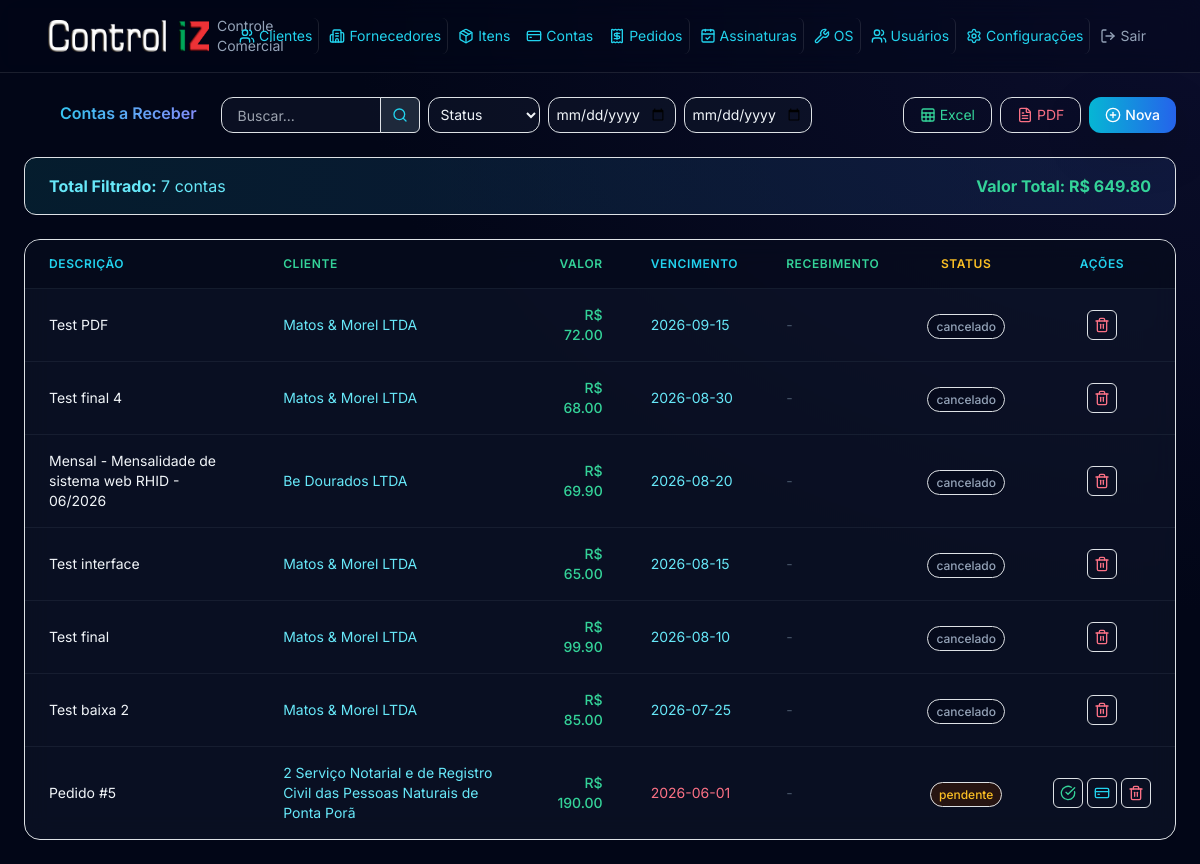
The app's page /contas/receber, older data.
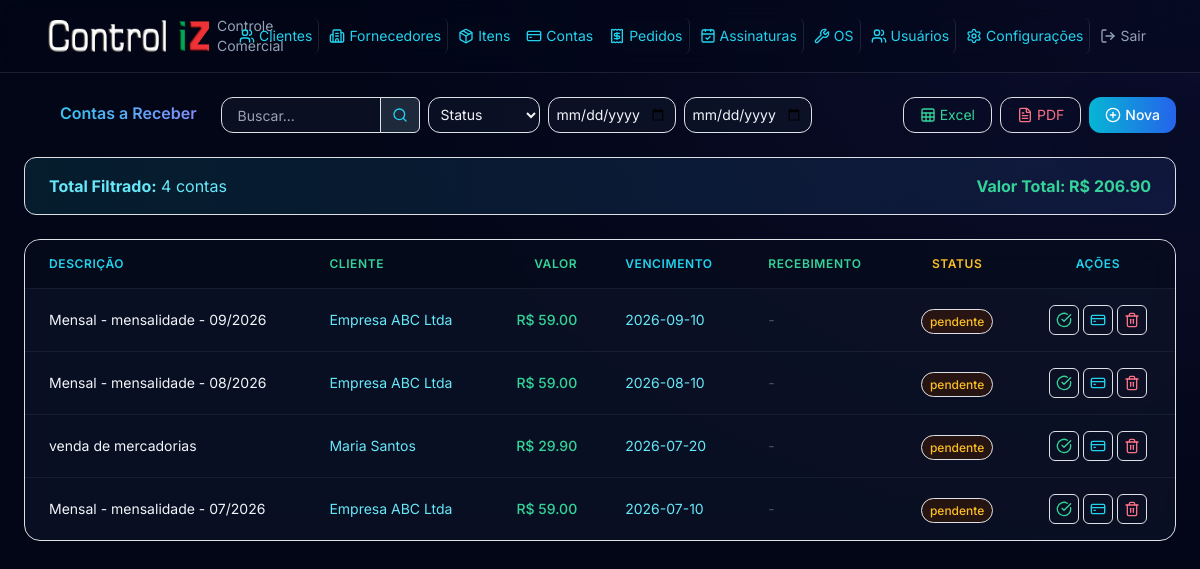
The same page, newer data.
### models.py (models this page shows)
class ContaReceber(Base):
    __tablename__ = "contas_receber"
    id = Column(Integer, primary_key=True, index=True)
    cliente_id = Column(Integer, ForeignKey("clientes.id"), nullable=True)
    descricao = Column(String(300), nullable=False)
    valor = Column(Float, nullable=False)
    data_vencimento = Column(Date, nullable=False)
    data_recebimento = Column(Date, nullable=True)
    status = Column(Enum(StatusConta), default=StatusConta.PENDENTE)
    forma_pagamento = Column(String(100), nullable=True)
    observacao = Column(Text, nullable=True)
    nosso_numero = Column(String(30), nullable=True, unique=True)
    boleto_emitido = Column(Boolean, default=False)
    boleto_url = Column(String(500), nullable=True)
    boleto_txid = Column(String(50), nullable=True)
    numero_documento = Column(String(30), nullable=True)
    api_nosso_numero = Column(String(30), nullable=True)
    data_emissao = Column(Date, nullable=True)
    motivo_baixa = Column(String(100), nullable=True)
    created_at = Column(DateTime, default=datetime.now)
    updated_at = Column(DateTime, default=datetime.now, onupdate=datetime.now)
    cliente = relationship("Cliente", back_populates="contas_receber")

class Cliente(Base):
    __tablename__ = "clientes"
    id = Column(Integer, primary_key=True, index=True)
    codigo = Column(String(50), nullable=True)
    bling_id = Column(BigInteger, nullable=True, unique=True)
    bling_updated_at = Column(DateTime, nullable=True)
    bling_pending_sync = Column(Boolean, default=False)
    nome = Column(String(200), nullable=False)
    cpf_cnpj = Column(String(20), nullable=True)
    tipo_pessoa = Column(String(10), nullable=True)
    email = Column(String(200), nullable=True)
    telefone = Column(String(20), nullable=True)
    celular = Column(String(20), nullable=True)
    endereco = Column(String(300), nullable=True)
    bairro = Column(String(100), nullable=True)
    cidade = Column(String(100), nullable=True)
    estado = Column(String(2), nullable=True)
    cep = Column(String(10), nullable=True)
    contato = Column(String(200), nullable=True)
    fantasia = Column(String(200), nullable=True)
    inscricao_estadual = Column(String(20), nullable=True)
    inscricao_municipal = Column(String(20), nullable=True)
    situacao = Column(String(1), default="A")
    observacao = Column(Text, nullable=True)
    created_at = Column(DateTime, default=datetime.now)
    updated_at = Column(DateTime, default=datetime.now, onupdate=datetime.now)
    contas_receber = relationship("ContaReceber", back_populates="cliente")
    assinaturas = relationship("Assinatura", back_populates="cliente")
    ordens_servico = relationship("OrdemServico", back_populates="cliente")

### routers/contas.py (the view)
@router.get("/receber")
def listar_contas_receber(
    request: Request, db: Session = Depends(get_db),
    status_filtro: str = Query(""), busca: str = Query(""),
    data_inicio: str = Query(""), data_fim: str = Query("")
):
    query = db.query(ContaReceber).join(Cliente, isouter=True)
    if status_filtro:
        query = query.filter(ContaReceber.status == status_filtro)
    if busca:
        query = query.filter(
            ContaReceber.descricao.ilike(f"%{busca}%") |
            Cliente.nome.ilike(f"%{busca}%")
        )
    if data_inicio:
        query = query.filter(ContaReceber.data_vencimento >= date.fromisoformat(data_inicio))
    if data_fim:
        query = query.filter(ContaReceber.data_vencimento <= date.fromisoformat(data_fim))
    contas = query.order_by(ContaReceber.data_vencimento.desc()).all()
    total_valor = sum(c.valor for c in contas)
    clientes = db.query(Cliente).order_by(Cliente.nome).all()
    clientes_json = [{"id": c.id, "nome": c.nome, "fantasia": c.fantasia or '', "cpf_cnpj": c.cpf_cnpj} for c in clientes]
    messages = get_messages(request)
    return request.app.state.templates.TemplateResponse(
        "contas/receber_listar.html",
        {"request": request, "contas": contas, "clientes": clientes,
         "status_filtro": status_filtro, "busca": busca, "StatusConta": StatusConta,
         "messages": messages, "data_inicio": data_inicio, "data_fim": data_fim,
         "total_valor": total_valor, "clientes_json": clientes_json}
    )

### templates/contas/receber_listar.html (shortened to what this page needs)
{% extends "base.html" %}
{% block content %}
<div class="flex items-center justify-between w-full mb-6 gap-4">
    <h4 class="text-transparent bg-clip-text bg-gradient-to-r from-cyan-400 to-indigo-400 font-semibold"><i data-lucide="arrow-down-circle" class="w-6 h-6 inline me-2"></i> Contas a Receber</h4>
    <div class="flex items-center gap-2">
        <form class="flex items-center flex-wrap gap-2">
            <div class="flex items-center">
                <input type="text" class="w-28 md:w-40 h-9 text-sm px-3 py-2 bg-slate-900/60 border border-slate-800/80 rounded-l-xl text-slate-100 focus:border-cyan-500/50" name="busca" placeholder="Buscar..." value="{{ busca }}">
                <button class="flex items-center justify-center h-9 w-10 bg-slate-800 border border-white/10 rounded-r-md -ml-px text-cyan-400 transition" type="submit"><i data-lucide="search" class="w-4 h-4"></i></button>
            </div>
            <select class="w-28 h-9 text-sm px-2 py-1 bg-slate-900/60 border border-slate-800/80 rounded-xl text-slate-100 focus:border-cyan-500/50" name="status_filtro" onchange="this.form.submit()">
                <option value="">Status</option>
            </select>
            <input type="date" class="h-9 text-sm px-2 py-1 bg-slate-900/60 border border-slate-800/80 rounded-xl text-slate-100 focus:border-cyan-500/50 w-28 md:w-32" name="data_inicio" value="{{ data_inicio }}" onchange="this.form.submit()">
            <input type="date" class="h-9 text-sm px-2 py-1 bg-slate-900/60 border border-slate-800/80 rounded-xl text-slate-100 focus:border-cyan-500/50 w-28 md:w-32" name="data_fim" value="{{ data_fim }}" onchange="this.form.submit()">
        </form>
    </div>
    <div class="flex items-center gap-2 flex-shrink-0 ml-auto">
        <button class="flex items-center h-9 px-3 text-sm text-emerald-400 border border-emerald-800/50 rounded-xl hover:bg-emerald-950/30 transition" onclick="exportarExcel()"><i data-lucide="sheet" class="w-4 h-4 me-1"></i> Excel</button>
        <button class="flex items-center h-9 px-3 text-sm text-rose-400 border border-rose-800/50 rounded-xl hover:bg-rose-950/30 transition" onclick="exportarPdf()"><i data-lucide="file-text" class="w-4 h-4 me-1"></i> PDF</button>
        <button class="flex items-center h-9 px-3 text-sm bg-gradient-to-r from-cyan-500 to-blue-600 hover:from-cyan-600 hover:to-blue-700 text-white rounded-xl font-medium transition-all shadow-lg shadow-cyan-500/10" data-bs-toggle="modal" data-bs-target="#modalNova"><i data-lucide="plus-circle" class="w-4 h-4 me-1"></i> Nova</button>
    </div>
</div>
<div class="flex items-center justify-between px-4 py-3 mb-4 bg-gradient-to-r from-cyan-950/50 to-blue-950/50 border border-cyan-800/50 rounded-xl">
    <span class="text-cyan-300"><strong>Total Filtrado:</strong> {{ contas|length }} contas</span>
    <span class="text-emerald-400 font-bold">Valor Total: R$ {{ "%.2f"|format(total_valor) }}</span>
</div>
<div class="overflow-x-auto w-full">
    <div class="bg-slate-900/60 backdrop-blur-md border border-slate-800/80 rounded-2xl shadow-xl overflow-hidden">
        <table class="w-full divide-y divide-slate-800/60" id="tabelaContasReceber">
        <thead class="bg-slate-950/50">
            <tr>
                <th class="px-4 py-3 text-left text-xs font-semibold text-cyan-400 uppercase tracking-wider">Descrição</th>
                <th class="px-4 py-3 text-left text-xs font-semibold text-emerald-400 uppercase tracking-wider">Cliente</th>
                <th class="px-4 py-3 text-right text-xs font-semibold text-emerald-400 uppercase tracking-wider">Valor</th>
                <th class="px-4 py-3 text-left text-xs font-semibold text-cyan-400 uppercase tracking-wider">Vencimento</th>
                <th class="px-4 py-3 text-left text-xs font-semibold text-emerald-400 uppercase tracking-wider">Recebimento</th>
                <th class="px-4 py-3 text-center text-xs font-semibold text-amber-400 uppercase tracking-wider">Status</th>
                <th class="px-4 py-3 text-center text-xs font-semibold text-cyan-400 uppercase tracking-wider">Ações</th>
            </tr>
        </thead>
        <tbody class="divide-y divide-slate-800/60">
            {% for c in contas %}
            <tr class="hover:bg-slate-800/40 transition">
                <td class="px-4 py-3 text-sm text-slate-100">{{ c.descricao }}</td>
                <td class="px-4 py-3 text-sm text-cyan-300">{{ c.cliente.nome if c.cliente else '-' }}</td>
                <td class="px-4 py-3 text-right text-sm text-emerald-400 font-medium">R$ {{ "%.2f"|format(c.valor) }}</td>
                <td class="px-4 py-3 text-sm{% if c.status.value in ['pendente', 'vencido'] and c.data_vencimento < now() %} text-rose-400{% else %} text-cyan-300{% endif %}">{{ c.data_vencimento }}</td>
                <td class="px-4 py-3 text-sm{% if c.data_recebimento %} text-emerald-300{% else %} text-slate-600{% endif %}">{{ c.data_recebimento or '-' }}</td>
                <td class="px-4 py-3 text-center">
                    {% set cor = 'emerald' if c.status.value == 'pago' else 'amber' if c.status.value == 'pendente' else 'rose' if c.status.value == 'vencido' else 'slate' %}
                    <span class="px-2 py-1 text-xs font-medium bg-{{ cor }}-950/50 text-{{ cor }}-400 border border-{{ cor }}-800/50 rounded-full">{{ c.status.value }}</span>
                </td>
                <td class="px-4 py-3 text-center align-middle" style="min-width: 7rem;">
                    <div class="flex items-center justify-center gap-1">
                        {% if c.status.value not in ['pago', 'cancelado', 'baixa_solicitada'] %}
                        <button class="inline-flex p-1.5 text-emerald-400 border border-slate-700 rounded hover:bg-emerald-950/30 transition" title="Receber" onclick="abrirRecebimento({{ c.id }}, '{{ c.descricao|e }}', '{{ c.cliente.nome if c.cliente else '---' }}', {{ c.valor }})"><i data-lucide="check-circle" class="w-4 h-4"></i></button>
                        {% endif %}
                        {% if not c.boleto_emitido %}
                        <button class="inline-flex p-1.5 text-cyan-400 border border-slate-700 rounded hover:bg-cyan-950/30 transition" title="Emitir Boleto" onclick="abrirEmitir({{ c.id }}, {{ c.valor }})"><i data-lucide="credit-card" class="w-4 h-4"></i></button>
                        {% endif %}
                        <button type="button" class="inline-flex p-1.5 text-rose-400 border border-slate-700 rounded hover:bg-rose-950/30 transition" onclick="confirmarExclusao('/contas/receber/{{ c.id }}/excluir')" title="Excluir"><i data-lucide="trash-2" class="w-4 h-4"></i></button>
                    </div>
                </td>
            </tr>
            {% else %}
            <tr><td colspan="7" class="px-4 py-12 text-center text-slate-500">Nenhuma conta cadastrada</td></tr>
            {% endfor %}
        </tbody>
    </table>
    </div>
</div>
{% endblock %}

### templates/base.html (shortened to what this page needs)
<!DOCTYPE html>
<html lang="pt-BR">
<head>
    <script src="https://cdn.tailwindcss.com"></script>
    <link rel="stylesheet" href="https://cdn.jsdelivr.net/npm/bootstrap@5.3.3/dist/css/bootstrap.min.css">
    <link rel="stylesheet" href="https://cdn.jsdelivr.net/npm/bootstrap-icons@1.11.3/font/bootstrap-icons.min.css">
    <link href="/static/css/styles.css?v=3" rel="stylesheet">
</head>
<body class="bg-slate-950 text-slate-100 font-sans antialiased min-h-screen bg-[radial-gradient(ellipse_at_top_right,_var(--tw-gradient-stops))] from-indigo-900/20 via-slate-950 to-slate-950">
<nav class="bg-slate-950/40 backdrop-blur-md border-b border-white/10 px-4 py-3 relative z-50">
    <div class="w-full px-4 md:px-8 max-w-none container-fluid">
        <div class="flex justify-between items-center">
            <a class="flex items-center" href="/">
                <img src="/static/img/controliz-logo-chanfro.png" alt="Control iZ" class="h-8 w-auto me-2">
                <span class="text-slate-400 text-sm">Controle Comercial</span>
            </a>
            <div class="hidden md:flex items-center space-x-1 ml-6">
                <a class="flex items-center px-1.5 py-2 text-cyan-400 hover:bg-white/5 rounded-md transition border-r border-white/10 text-sm" href="/clientes">
                    <i data-lucide="users" class="w-4 h-4 me-1"></i> Clientes
                </a>
                <a class="flex items-center px-1.5 py-2 text-cyan-400 hover:bg-white/5 rounded-md transition border-r border-white/10 text-sm" href="/fornecedores">
                    <i data-lucide="building-2" class="w-4 h-4 me-1"></i> Fornecedores
                </a>
                <div class="relative" id="itens-dropdown">
                    <button type="button" class="flex items-center px-1.5 py-2 text-cyan-400 hover:bg-white/5 rounded-md transition text-sm" onclick="toggleItensDropdown()">
                        <i data-lucide="package" class="w-4 h-4 me-1"></i> Itens
                    </button>
                </div>
                <div class="relative" id="contas-dropdown">
                    <button type="button" class="flex items-center px-1.5 py-2 text-cyan-400 hover:bg-white/5 rounded-md transition text-sm" onclick="toggleContasDropdown()">
                        <i data-lucide="credit-card" class="w-4 h-4 me-1"></i> Contas
                    </button>
                </div>
                <a class="flex items-center px-1.5 py-2 text-cyan-400 hover:bg-white/5 rounded-md transition border-r border-white/10 text-sm" href="/pedidos">
                    <i data-lucide="receipt" class="w-4 h-4 me-1"></i> Pedidos
                </a>
                <a class="flex items-center px-1.5 py-2 text-cyan-400 hover:bg-white/5 rounded-md transition border-r border-white/10 text-sm" href="/assinaturas">
                    <i data-lucide="calendar-check" class="w-4 h-4 me-1"></i> Assinaturas
                </a>
                <a class="flex items-center px-1.5 py-2 text-cyan-400 hover:bg-white/5 rounded-md transition border-r border-white/10 text-sm" href="/ordens-servico">
                    <i data-lucide="wrench" class="w-4 h-4 me-1"></i> OS
                </a>
                <a class="flex items-center px-1.5 py-2 text-cyan-400 hover:bg-white/5 rounded-md transition border-r border-white/10 text-sm" href="/auth/usuarios">
                    <i data-lucide="users" class="w-4 h-4 me-1"></i> Usuários
                </a>
                <a class="flex items-center px-1.5 py-2 text-cyan-400 hover:bg-white/5 rounded-md transition border-r border-white/10 text-sm" href="/configuracoes">
                    <i data-lucide="settings" class="w-4 h-4 me-1"></i> Configurações
                </a>
                <a class="flex items-center px-1.5 py-2 text-slate-400 hover:bg-white/5 rounded-md transition text-sm" href="/auth/logout">
                    <i data-lucide="log-out" class="w-4 h-4 me-1"></i> Sair
                </a>
            </div>
        </div>
    </div>
</nav>
    <div class="w-full px-4 md:px-8 max-w-none container-fluid py-4">
        {% block content %}{% endblock %}
    </div>
</body>
</html>

### static/css/styles.css (style rules this page uses)
:root { --bg-primary: #0b1120; --bg-secondary: #111827; --glass-bg: rgba(17, 24, 39, 0.7); --glass-border: rgba(255, 255, 255, 0.08); --accent-primary: #0066cc; --accent-secondary: #00b359; --accent-tertiary: #e62e2e; --accent-gradient: linear-gradient(135deg, #0066cc 0%, #00b359 100%); --text-primary: #ffffff; --text-secondary: #94a3b8; --text-muted: #64748b; --success: #00b359; --warning: #f59e0b; --danger: #e62e2e; }
* { font-family: 'Inter', sans-serif; }
body { background-color: var(--bg-primary); color: var(--text-primary); min-height: 100vh; }

Row changes from the older to the newer data that the page shows:
removed ContaReceber: descricao "Test PDF", cliente "Matos & Morel LTDA", valor "72.00", data_vencimento "2026-09-15", data_recebimento "-", status.value "cancelado"
removed ContaReceber: descricao "Test final 4", cliente "Matos & Morel LTDA", valor "68.00", data_vencimento "2026-08-30", data_recebimento "-", status.value "cancelado"
removed ContaReceber: descricao "Test interface", cliente "Matos & Morel LTDA", valor "65.00", data_vencimento "2026-08-15", data_recebimento "-", status.value "cancelado"
removed ContaReceber: descricao "Test final", cliente "Matos & Morel LTDA", valor "99.90", data_vencimento "2026-08-10", data_recebimento "-", status.value "cancelado"
removed ContaReceber: descricao "Test baixa 2", cliente "Matos & Morel LTDA", valor "85.00", data_vencimento "2026-07-25", data_recebimento "-", status.value "cancelado"
removed ContaReceber: descricao "Pedido #5", cliente "2 Serviço Notarial e de Registro Civil das Pessoas Naturais de Ponta Porã", valor "190.00", data_vencimento "2026-06-01", data_recebimento "-", status.value "pendente"
added ContaReceber: descricao "Mensal - mensalidade - 09/2026", cliente "Empresa ABC Ltda", valor "59.00", data_vencimento "2026-09-10", data_recebimento "-", status.value "pendente"
added ContaReceber: descricao "Mensal - mensalidade - 08/2026", cliente "Empresa ABC Ltda", valor "59.00", data_vencimento "2026-08-10", data_recebimento "-", status.value "pendente"
added ContaReceber: descricao "venda de mercadorias", cliente "Maria Santos", valor "29.90", data_vencimento "2026-07-20", data_recebimento "-", status.value "pendente"
changed ContaReceber: descricao "Mensal - Mensalidade de sistema web RHID - 06/2026" → "Mensal - mensalidade - 07/2026"; cliente "Be Dourados LTDA" → "Empresa ABC Ltda"; valor "69.90" → "59.00"; data_vencimento "2026-08-20" → "2026-07-10"; status.value "cancelado" → "pendente"; status "CANCELADO" → "PENDENTE" (drawn); boleto_emitido True → False (drawn)
Text that changed along with them:
{{ contas|length }}: "7" → "4"
{{ "%.2f"|format(total_valor) }}: "649.80" → "206.90"
